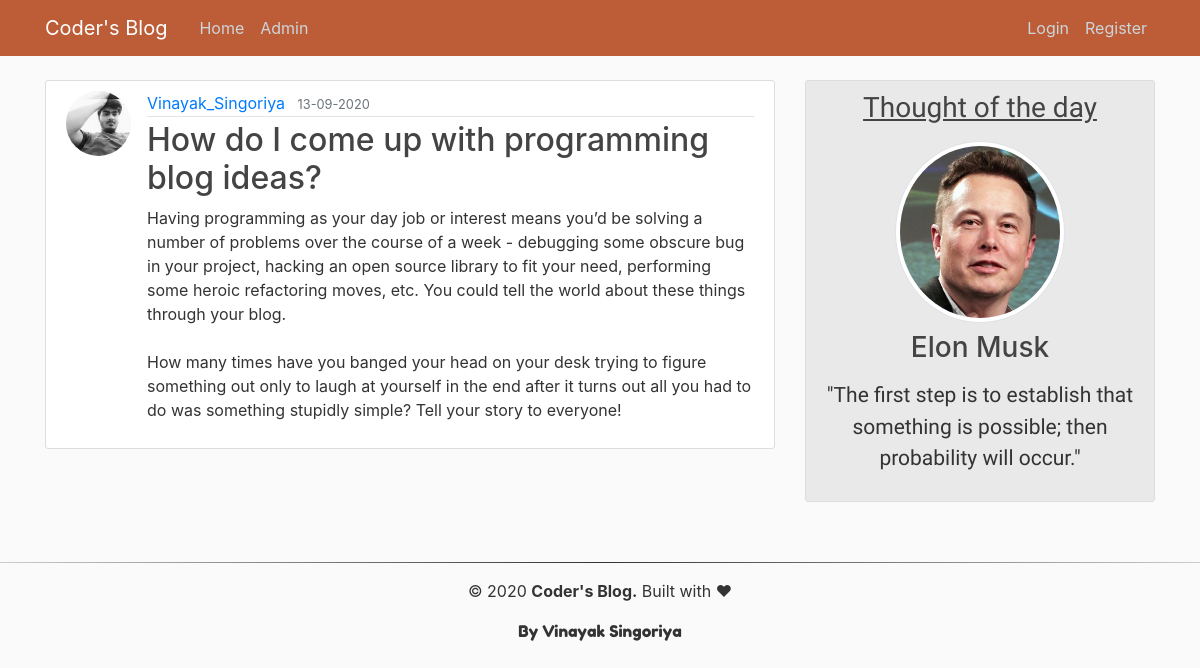
Screenshot of /post/2 with the database file from the repository.
### flaskblog/models.py (models this page shows, shortened)
class User(db.Model, UserMixin):
    id = db.Column(db.Integer, primary_key=True)
    username = db.Column(db.String(20), unique=True, nullable=False)
    email = db.Column(db.String(120), unique=True, nullable=False)
    image_file = db.Column(db.String(20),
                           nullable=False, default='default.jpg')
    password = db.Column(db.String(60), nullable=False)
    posts = db.relationship('Post', backref='author', lazy=True)

class Post(db.Model):
    id = db.Column(db.Integer, primary_key=True)
    title = db.Column(db.String(100), nullable=False)
    date_posted = db.Column(db.DateTime, nullable=False,
                            default=datetime.utcnow)
    content = db.Column(db.Text, nullable=False)
    user_id = db.Column(db.Integer, db.ForeignKey('user.id'), nullable=False)

### flaskblog/posts/routes.py (the view)
@posts.route("/post/<int:post_id>")
def post(post_id):
    post = Post.query.get_or_404(post_id)
    return render_template("post.html", title=post.title, post=post)

### flaskblog/templates/post.html (shortened to what this page needs)
{% extends "layout.html" %}
{% block content %}
<article class="media content-section">
    <img class="rounded-circle article-img"
        src="{{ url_for('static', filename='profile_img/'+post.author.image_file) }}" alt="">
    <div class="media-body">
        <div class="article-metadata">
            <a class="mr-2" href="{{ url_for('users.user_posts', username=post.author.username) }}">{{ post.author.username }}</a>
            <small class="text-muted">{{ post.date_posted.strftime('%d-%m-%Y') }}</small>
        </div>
        <h2 class="article-title" >{{ post.title }}</h2>
        <p class="article-content">{{ post.content }}</p>
    </div>
</article>
{% endblock %}

### flaskblog/static/css/main.css (style rules this page uses)
body { background: #fafafa; color: #333333; margin-top: 5rem; }
h1, h2, h3, h4, h5, h6 { color: #444444; }
.content-section { background: #ffffff; padding: 10px 20px; border: 1px solid #dddddd; border-radius: 3px; margin-bottom: 20px; }
.article-title { color: #444444; }
.article-content { white-space: pre-line; }
.article-img { height: 65px; width: 65px; margin-right: 16px; }
.article-metadata { padding-bottom: 1px; margin-bottom: 4px; border-bottom: 1px solid #e3e3e3 }

### rows the page displays
User: image_file (picture), author.username "Vinayak_Singoriya"
Post: date_posted "13-09-2020", title "How do I come up with programming blog ideas?", content "Having programming as your day job or interest means you’d be solving a number of problems over the course of a week - debugging some obscure bug in your project, hacking an open source library to fit your need, performing some heroic refactoring moves, etc. You could tell the world about these things through your blog. How many times have you banged your head on your desk trying to figure something out only to laugh at yourself in the end after it turns out all you had to do was something stupidly simple? Tell your story to everyone!"
